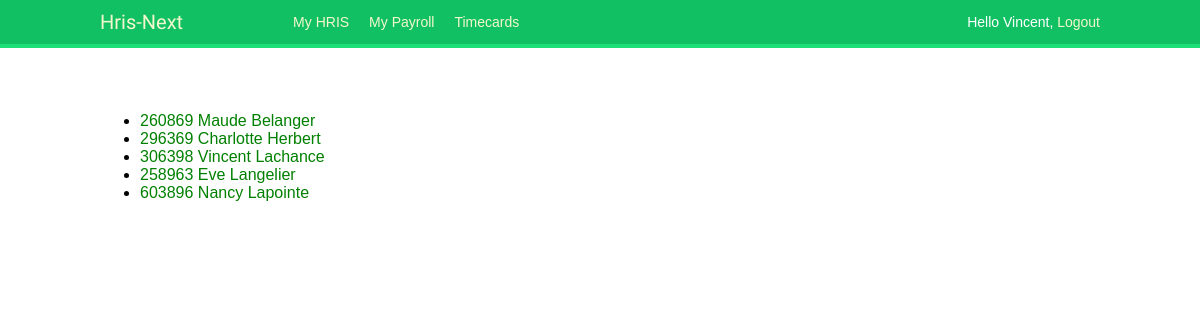
/hris/ (signed in), run on the app's committed database.
### hris/models.py (models this page shows, shortened)
class Employee(models.Model):
    first_name = models.CharField(max_length=50, help_text='Enter employee\'s first name')
    last_name = models.CharField(max_length=50, help_text='Enter employee\'s last name')
    birthdate = models.DateField()
    sin_number = models.IntegerField()
    salary = models.DecimalField(max_digits = 16, decimal_places = 5)
    employee_number = models.IntegerField()
    hire_date = models.DateField()
    street_no = models.CharField(max_length=10, default=' ',help_text='Enter employee\'s address')
    street_name = models.CharField(max_length=50, default=' ',help_text='Enter employee\'s address')
    city = models.CharField(max_length=50, default=' ', help_text='Enter employee\'s address')
    post_code = models.CharField(max_length=7, default=' ',help_text='Enter employee\'s postal code')
    class Meta:
        ordering = ['last_name', 'first_name','birthdate']

### hris/views.py (the view)
# urls.py: path('', views.index, name='index'),
def index(request):
    latest_employees_list = Employee.objects.all()
    context = {
        'latest_employees_list' : latest_employees_list ,
    }
    return render(request, 'hris/index.html', context=context)

### hris/templates/hris/index.html
{% extends "base_generic.html" %}
{% load static %}
{% block content %}
<link rel="stylesheet" type="text/css" href="{% static 'hris/style.css' %}">
<br>
{% if latest_employees_list %}
    <ul>
    {% for employee in latest_employees_list %}
        <li><a href="{% url "hris:employee-detail" employee.id %}">{{ employee.employee_number }}  {{ employee.first_name }}  {{ employee.last_name }}</a></li>
    {% endfor %}
            <br>
    </ul>
{% else %}
    <p>No employee are available.</p>
{% endif %}
<br>
{% endblock %}

### templates/base_generic.html (shortened to what this page needs)
{% load static %}
<!DOCTYPE html>
<html>
<head>
  <link href="{% static "css/base.css" %}" rel="stylesheet">
</head>
<body>
  <div id="header">
    <span class="logo" <a href="{% url "hris:index" %}">Hris-Next</span>
    {% if request.user.is_authenticated %}
      <ul class="menu">
        <li {% if section == "hris" %}class="selected"{% endif %}>
          <a href="{% url "hris:index" %}">My HRIS</a>
        </li>
        <li {% if section == "payroll" %}class="selected"{% endif %}>
          <a href="{% url "payroll:index" %}">My Payroll</a>
        </li>
        <li {% if section == "timecards" %}class="selected"{% endif %}>
          <a href="{% url "timecards:allcards-list" %}"> Timecards</a>
        </li>
      </ul>
    {% endif %}
    <span class="user">
      {% if request.user.is_authenticated %}
        Hello {{ request.user.first_name }},
        <a href="{% url "logout" %}">Logout</a>
      {% else %}
        <a href="{% url "login" %}">Log-in</a>
      {% endif %}
    </span>
  </div>
  <div id="content">
    {% block content %}
    {% endblock %}
  </div>
</body>
</html>

### static/css/base.css (style rules this page uses)
body { margin:0; padding:0; font-family:helvetica, sans-serif; }
a { color:#12c064; text-decoration:none; }
#header { padding:10px 100px; font-size:14px; background:#12c064; color:#fff; border-bottom:4px solid #1cdf78; overflow:auto; }
#header .logo { font-family: 'Muli', sans-serif; float:left; color:#f3f7cc; font-size:20px; margin-right:10%; }
#header ul.menu { list-style:none; float:left; margin:0; padding:0; }
#header ul.menu li { float:left; padding:4px 10px; }
#header a { color:#f3f7cc; }
#header .user { float:right; padding-top:4px; }
#content { padding:30px 100px; }

### static/hris/style.css (style rules this page uses)
li a { color: green; }
body { background: white url("images/background.gif") no-repeat; }

### data on the page
Employee: employee_number "260869", first_name "Maude", last_name "Belanger"
Employee: employee_number "296369", first_name "Charlotte", last_name "Herbert"
Employee: employee_number "306398", first_name "Vincent", last_name "Lachance"
Employee: employee_number "258963", first_name "Eve", last_name "Langelier"
Employee: employee_number "603896", first_name "Nancy", last_name "Lapointe"

### other printed values
{{ request.user.first_name }} "Vincent"
